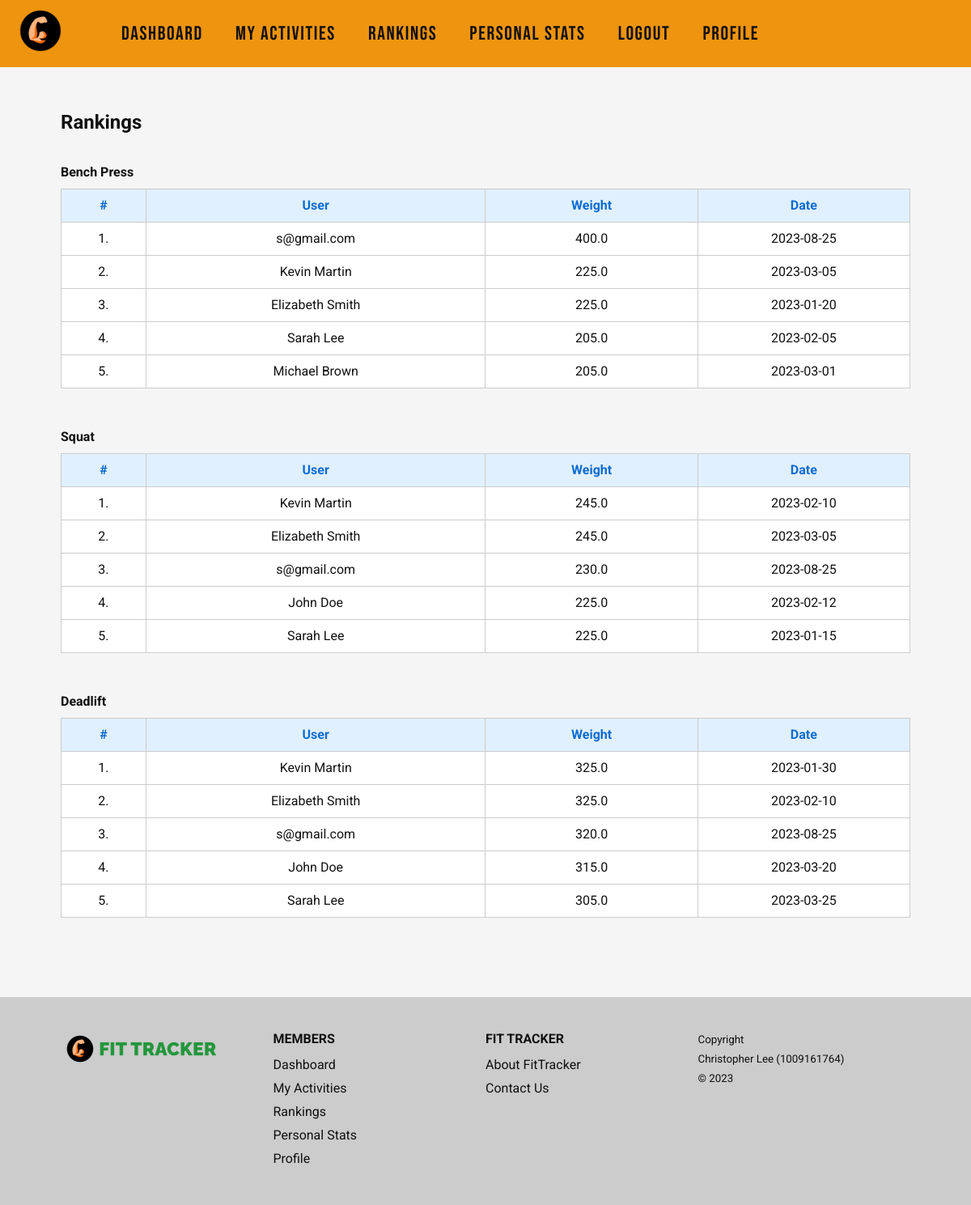
The page /rankings (signed in) on the database its author committed.
### main.py (models this page shows)
class UserExercise(db.Model):
	id = db.Column(db.Integer, primary_key=True)
	user_id = db.Column(db.Integer, db.ForeignKey('user.id'), nullable=False)
	exercise_id = db.Column(db.Integer, db.ForeignKey('exercise.id'), nullable=False)
	weight = db.Column(db.Float, nullable=False)
	reps = db.Column(db.Integer, nullable=False)
	sets = db.Column(db.Integer, nullable=False)
	date_created = db.Column(db.String(255), nullable=False)

class User(db.Model):
	id = db.Column(db.Integer, primary_key=True)
	email = db.Column(db.String(255), unique=True, nullable=False)
	password = db.Column(db.String(255), nullable=False)
	user_type = db.Column(db.Integer)
	nickname = db.Column(db.String(255))

### main.py (the view)
@app.route('/rankings')
def rankings():
	if("user" not in session):
		flash("must log in before you can access this page", "info")
		return redirect(url_for('login'))
	else:
		user = User.query.filter_by(email = session['user']).first()
		bench_press_rankings = db.session.query(UserExercise, Exercise.name, User)\
			.join(Exercise, UserExercise.exercise_id == Exercise.id)\
			.join(User, UserExercise.user_id == User.id)\
			.filter(UserExercise.exercise_id == 1)\
			.order_by(desc(UserExercise.weight))\
			.limit(5)\
			.all()
		squat_rankings = db.session.query(UserExercise, Exercise.name, User)\
			.join(Exercise, UserExercise.exercise_id == Exercise.id)\
			.join(User, UserExercise.user_id == User.id)\
			.filter(UserExercise.exercise_id == 2)\
			.order_by(desc(UserExercise.weight))\
			.limit(5)\
			.all()
		deadlift_rankings = db.session.query(UserExercise, Exercise.name, User)\
			.join(Exercise, UserExercise.exercise_id == Exercise.id)\
			.join(User, UserExercise.user_id == User.id)\
			.filter(UserExercise.exercise_id == 3)\
			.order_by(desc(UserExercise.weight))\
			.limit(5)\
			.all()
		exercises = Exercise.query.all()
		context = {
			"user": user,
			"exercises": exercises,
			"bench_press_rankings": bench_press_rankings,
			"squat_rankings": squat_rankings,
			"deadlift_rankings": deadlift_rankings
		}
		return render_template("rankings.html", **context)

### templates/rankings.html (shortened to what this page needs)
{% extends "base.html" %}
{% block css %}
	<link rel="stylesheet" href="{{ url_for('static', filename='css/rankings.css') }}">
{% endblock %}
{% block content %}
	<section id="dashboard-section" class="bg-lightgrey">
		<div class="container">
			<h5>Rankings</h5>
			<h6>Bench Press</h6>
			<table>
				<colgroup>
					<col style="width:10%" />
					<col style="width:40%" />
					<col style="width:25%" />
					<col style="width:25%" />
				</colgroup>
				<tr>
					<th class="text-center">#</th>
					<th class="text-center">User</th>
					<th class="text-center">Weight</th>
					<th class="text-center">Date</th>
				</tr>
				{% for ranking, exercise_name, user in bench_press_rankings %}
					<tr>
						<td class="text-center">{{ loop.index }}.</td>
						{% if user.nickname %}
  							<td class="text-center">{{ user.nickname }}</td>
						{% else %}
 							<td class="text-center">{{ user.email }}</td>
						{% endif %}
						<td class="text-center">{{ ranking.weight }}</td>
						<td class="text-center">{{ ranking.date_created }}</td>
					</tr>
				{% endfor %}
			</table>
			<h6>Squat</h6>
			<table>
				<colgroup>
					<col style="width:10%" />
					<col style="width:40%" />
					<col style="width:25%" />
					<col style="width:25%" />
				</colgroup>
				<tr>
					<th class="text-center">#</th>
					<th class="text-center">User</th>
					<th class="text-center">Weight</th>
					<th class="text-center">Date</th>
				</tr>
				{% for ranking, exercise_name, user in squat_rankings %}
					<tr>
						<td class="text-center">{{ loop.index }}.</td>
						{% if user.nickname %}
  							<td class="text-center">{{ user.nickname }}</td>
						{% else %}
 							<td class="text-center">{{ user.email }}</td>
						{% endif %}
						<td class="text-center">{{ ranking.weight }}</td>
						<td class="text-center">{{ ranking.date_created }}</td>
					</tr>
				{% endfor %}
			</table>
			<h6>Deadlift</h6>
			<table>
				<colgroup>
					<col style="width:10%" />
					<col style="width:40%" />
					<col style="width:25%" />
					<col style="width:25%" />
				</colgroup>
				<tr>
					<th class="text-center">#</th>
					<th class="text-center">User</th>
					<th class="text-center">Weight</th>
					<th class="text-center">Date</th>
				</tr>
				{% for ranking, exercise_name, user in deadlift_rankings %}
					<tr>
						<td class="text-center">{{ loop.index }}.</td>
						{% if user.nickname %}
  							<td class="text-center">{{ user.nickname }}</td>
						{% else %}
 							<td class="text-center">{{ user.email }}</td>
						{% endif %}
						<td class="text-center">{{ ranking.weight }}</td>
						<td class="text-center">{{ ranking.date_created }}</td>
					</tr>
				{% endfor %}
			</table>
		</div>
	</section>
{% endblock %}

### static/css/style.css (style rules this page uses)
:root { --primary: #ffa726; --primary-dark: #ee940e; --secondary: #0cd030; --secondary-dark: #07b727; --dark: #111111; --white: #ffffff; --grey: #999999; --mediumgrey: #cccccc; --lightgrey: #f5f5f5; --black: #000000; --red: #fa2a2a; --lightred: #fb8686; --green: #0cd030; --lightgreen: #a2ffb3; --button-font-size: 1rem; --button-radius: 5px; --button-padding: 0.5rem 1rem; --button-large-font-size: 1.5rem; --button-large-padding: 1rem 2rem; --button-large-radius: 8px; --flash-error-bg: #ffeff2; --flash-error-color: #fa2a2a; --flash-success-bg: #e7fbf4; --flash-success-color: #0cd030; --flash-info-bg: #e1f0ff; --flash-info-color: #0c6cd0; }
* { box-sizing: border-box; }
html { font-size: 100%; }
html, body { margin: 0; padding: 0; }
body { display: flex; flex-direction: column; min-height: 100vh; }
body { font-family: 'Roboto', sans-serif; font-size: 16px; font-weight: 400; line-height: 1.5; color: var(--dark); }
h1, h2, h3, h4, h5, h6, .h1, .h2, .h3, .h4, .h5, .h6 { margin-top: 0px; margin-bottom: 0.5rem; }
h5, .h5 { font-size: 1.3rem; }
h6, .h6 { font-size: 1rem; font-size: 500; }
@media screen and (min-width: 768px) { h5, .h5 { font-size: 1.5rem; } }
.container { width: 100%; padding: 0 15px; margin: 0 auto; }
@media screen and (min-width: 480px) { .container { max-width: 95vw; } }
@media screen and (min-width: 768px) { .container { max-width: 92vw; } }
@media screen and (min-width: 1024px) { .container { max-width: 90vw; } }
.bg-lightgrey { background-color: var(--lightgrey); }
section { padding: 50px 0; }
.text-center { text-align: center; }

### static/css/rankings.css (style rules this page uses)
table { width: 100%; border-collapse: collapse; margin-bottom: 3rem; }
table th, td { padding: 0.5em; border: 1px solid #ccc; background-color: var(--white); word-break: break-all; }
table th { background-color: var(--flash-info-bg); color: var(--flash-info-color); }
h5 { margin-bottom: 2rem; }

### rows shown on the page
UserExercise: email "s@gmail.com", weight "400.0", date_created "2023-08-25"
UserExercise: nickname "Kevin Martin", weight "225.0", date_created "2023-03-05"
UserExercise: nickname "Elizabeth Smith", weight "225.0", date_created "2023-01-20"
UserExercise: nickname "Sarah Lee", weight "205.0", date_created "2023-02-05"
UserExercise: nickname "Michael Brown", weight "205.0", date_created "2023-03-01"
UserExercise: nickname "Kevin Martin", weight "245.0", date_created "2023-02-10"
UserExercise: nickname "Elizabeth Smith", weight "245.0", date_created "2023-03-05"
UserExercise: email "s@gmail.com", weight "230.0", date_created "2023-08-25"
UserExercise: nickname "John Doe", weight "225.0", date_created "2023-02-12"
UserExercise: nickname "Sarah Lee", weight "225.0", date_created "2023-01-15"
UserExercise: nickname "Kevin Martin", weight "325.0", date_created "2023-01-30"
UserExercise: nickname "Elizabeth Smith", weight "325.0", date_created "2023-02-10"
UserExercise: email "s@gmail.com", weight "320.0", date_created "2023-08-25"
UserExercise: nickname "John Doe", weight "315.0", date_created "2023-03-20"
UserExercise: nickname "Sarah Lee", weight "305.0", date_created "2023-03-25"
